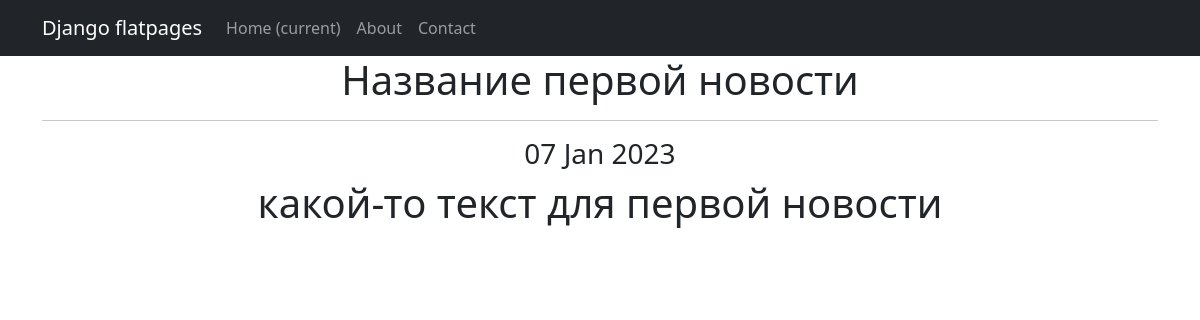
Screenshot of /news/1 with the database file from the repository.
### news/models.py (models this page shows, shortened)
class Post(models.Model):
    author = models.ForeignKey(Author, on_delete=models.CASCADE)
    NEWS = 'NW'
    ARTICLE = 'AR'
    CATEGORY_CHOICES = (      #выбор категории
        (NEWS, 'Новость'),
        (ARTICLE, 'Статья')
    )
    categoryType = models.CharField(max_length=2, choices=CATEGORY_CHOICES, default=ARTICLE)
    dateCreation = models.DateTimeField(auto_now_add = True)
    postCategory = models.ManyToManyField(Category, through='PostCategory')
    title = models.CharField(max_length=128)
    text = models.TextField()
    rating = models.SmallIntegerField(default=0)

### news/views.py (the view)
# urls.py: path('<int:pk>', PostDetail.as_view()),
class PostDetail(DetailView):
    model = Post
    template_name = 'flatpages/new.html'
    context_object_name = 'new'

### news/templatetags/custom_filters.py (called while the page is built)
@register.filter()
def censor(value):
    bad_words = ['дурак', 'тупой', 'какашка', 'идиот']
    if not isinstance(value, str):
        raise TypeError(type(value))
    for word in value.split():
        if word.lower() in bad_words:
            value = value.replace(word, f"{word[0]}{'*' * (len(word) - 1)}")
    return value

### templates/flatpages/new.html (shortened to what this page needs)
{% extends 'flatpages/default.html' %}
{% load custom_filters %}
{% block content %}
<h1>{{ new.title }}</h1>
<hr>
 <h3>{{ new.dateCreation|date:'d M Y ' }}</h3>
<h1>{{ new.text|censor }}</h1>
{% endblock content %}

### rows the page displays
Post: title "Название первой новости", dateCreation "07 Jan 2023", text|censor "какой-то текст для первой новости"
